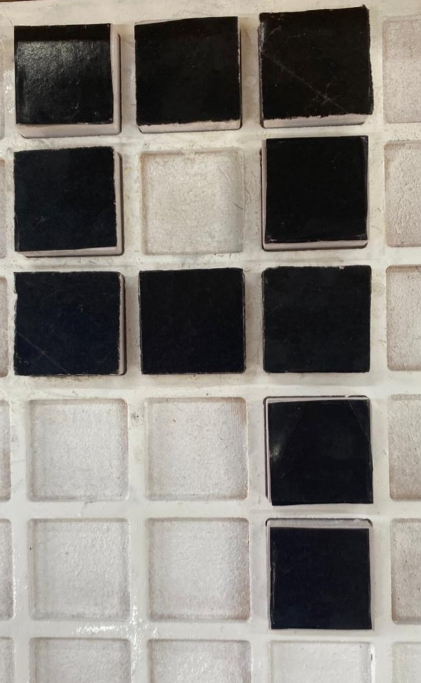
#> input picture dataset/9.png, 421 x 683 px, found by its file name
$ jupyter execute --allow-errors train.ipynb   (shell and % lines are left out)
#> lines starting #> are read from the running program, lines starting #| are printed output that depends on the picture; after the words box and inside, x2 and y2 are one past the last pixel; in counts of white or black regions, pixels touching at a corner belong together
[cell 1]
import cv2
import numpy as np

def convert_real_image_to_mnist(input_path, mnist_size=(28, 28)):
#> called with input_path = '9.png', mnist_size = (28, 28)
    image = cv2.imread(input_path)
#> image is the input picture: shape (683, 421, 3); mean B, G, R 118.5, 124.1, 128.1
    if image is None:
        print("خطأ: لا يمكن قراءة الصورة. تأكد من صحة المسار.")
        return None

    gray = cv2.cvtColor(image, cv2.COLOR_BGR2GRAY)
    _, thresh = cv2.threshold(gray, 127, 255, cv2.THRESH_BINARY_INV)
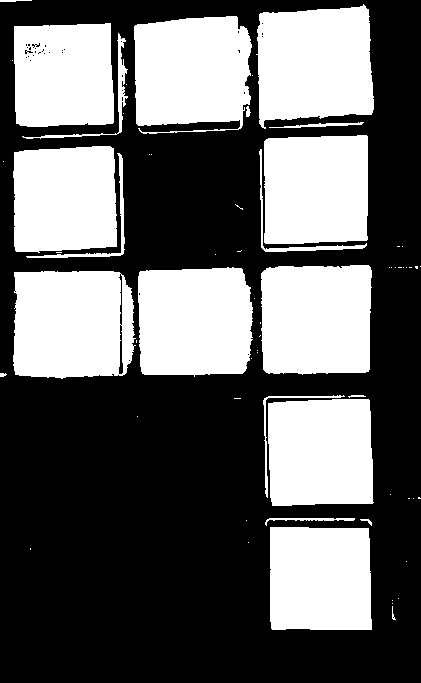
#> thresh: shape (683, 421); 39.7% white; 64 white regions (42 under 20 px), largest, box (x1, y1, x2, y2) and area: (256, 4, 374, 129) 12143, (13, 271, 136, 379) 12036, (134, 16, 252, 134) 11794
    kernel = np.ones((3, 3), np.uint8)
    cleaned = cv2.morphologyEx(thresh, cv2.MORPH_OPEN, kernel, iterations=2)
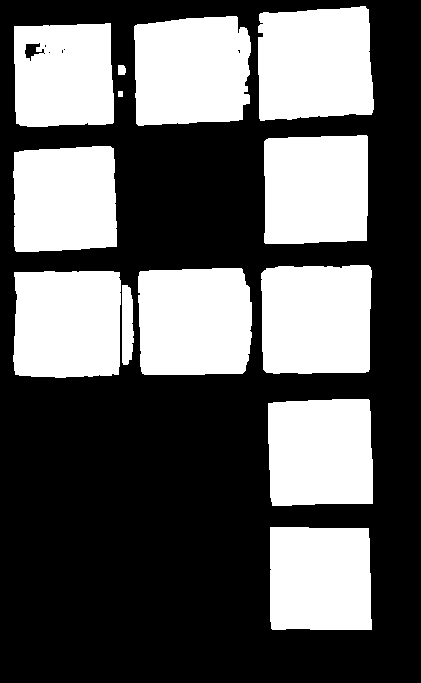
#> cleaned: shape (683, 421); 38.5% white; 13 white regions
    contours, _ = cv2.findContours(cleaned, cv2.RETR_EXTERNAL, cv2.CHAIN_APPROX_SIMPLE)
#> contours = 13 contours; largest, box (x1, y1, x2, y2) and area: (258, 6, 374, 121) 11832, (138, 268, 252, 375) 11372, (261, 265, 372, 374) 11358, (134, 16, 251, 126) 11356, (13, 271, 121, 378) 10850
    if not contours:
        print("لم يتم العثور على أي شكل في الصورة.")
        return None

    all_points = np.concatenate([c for c in contours])
#> all_points = contour of 597 points, box (x1, y1, x2, y2) (13, 6, 374, 630), area 67269
    x, y, w, h = cv2.boundingRect(all_points)
#> x = 13; y = 6; w = 361; h = 624
    cropped = cleaned[y:y+h, x:x+w]
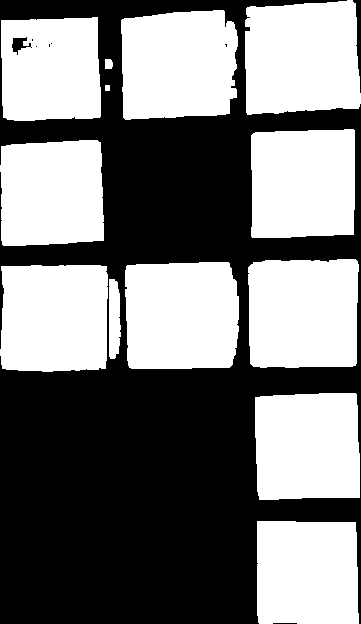
#> cropped: shape (624, 361); 49.1% white; 13 white regions, largest, box (x1, y1, x2, y2) and area: (245, 0, 361, 115) 12055, (125, 262, 239, 369) 11579, (121, 10, 238, 120) 11573
    h, w = cropped.shape
    target_dim = max(h, w)
#> target_dim = 624

    pad_vert = (target_dim - h) // 2
#> pad_vert = 0
    pad_horz = (target_dim - w) // 2
#> pad_horz = 131
    padded = cv2.copyMakeBorder(cropped, pad_vert, pad_vert, pad_horz, pad_horz, cv2.BORDER_CONSTANT, value=0)
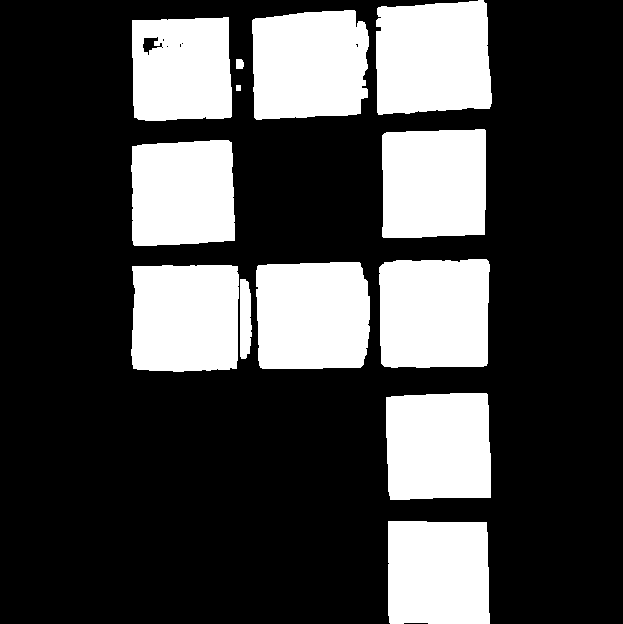
#> padded: shape (624, 623); 28.5% white; 13 white regions, largest, box (x1, y1, x2, y2) and area: (376, 0, 492, 115) 12055, (256, 262, 370, 369) 11579, (252, 10, 369, 120) 11573
    resized = cv2.resize(padded, mnist_size, interpolation=cv2.INTER_AREA)
    final_image = cv2.GaussianBlur(resized, (3, 3), 0)

    return final_image


def fill_pixel_gaps(image):
    _, binary_image = cv2.threshold(image, 127, 255, cv2.THRESH_BINARY)
#> binary_image: shape (28, 28); 31.2% white; 1 white region, box (x1, y1, x2, y2) and area: (6, 0, 22, 28) 245
    kernel = np.ones((4, 4), np.uint8)
    dilated_image = cv2.dilate(binary_image, kernel, iterations=1)
#> dilated_image: shape (28, 28); 52.9% white; 3 black regions (1 under 20 px), largest, box (x1, y1, x2, y2) and area: (0, 0, 17, 28) 241, (24, 0, 28, 28) 112
    return dilated_image


def erode_white_area(image):
    kernel = np.ones((3, 3), np.uint8)
    eroded_image = cv2.erode(image, kernel, iterations=1)
#> eroded_image: shape (28, 28); 41.6% white; 1 white region, box (x1, y1, x2, y2) and area: (6, 0, 23, 28) 326
    return eroded_image


def process_image(input_file, output_file):
    mnist_image = convert_real_image_to_mnist(input_file)
    if mnist_image is None:
        return

    processed_image = fill_pixel_gaps(mnist_image)
    final_image = erode_white_area(processed_image)
    cv2.imwrite(output_file, final_image)
    print(f"تمت معالجة الصورة بنجاح وحفظها في: {output_file}")


if __name__ == "__main__":
    input_file = '9.png'
    output_file = 'final_processed_digit.png'
    process_image(input_file, output_file)

[cell 2]
import tkinter as tk
from PIL import Image
import numpy as np
import cv2
from tensorflow import keras
import matplotlib.pyplot as plt
from tkinter.filedialog import askopenfilename

#> (the rest of this cell did not finish here and is left out)

[cell 3]
import cv2
import numpy as np

def convert_real_image_to_mnist(input_path, mnist_size=(28, 28)):
#> called with input_path = '1.png', mnist_size = (28, 28)
    image = cv2.imread(input_path)
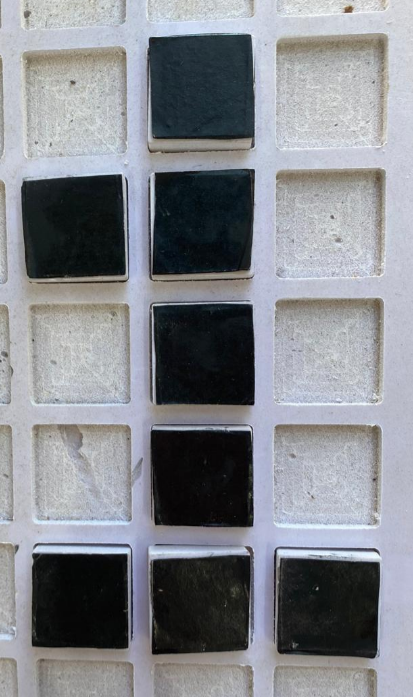
#> input picture dataset/1.png, 413 x 697 px, found by its file name
#> image is the input picture: shape (697, 413, 3); mean B, G, R 141, 135.1, 132.6
    if image is None:
        print("خطأ: لا يمكن قراءة الصورة. تأكد من صحة المسار.")
        return None

    gray = cv2.cvtColor(image, cv2.COLOR_BGR2GRAY)
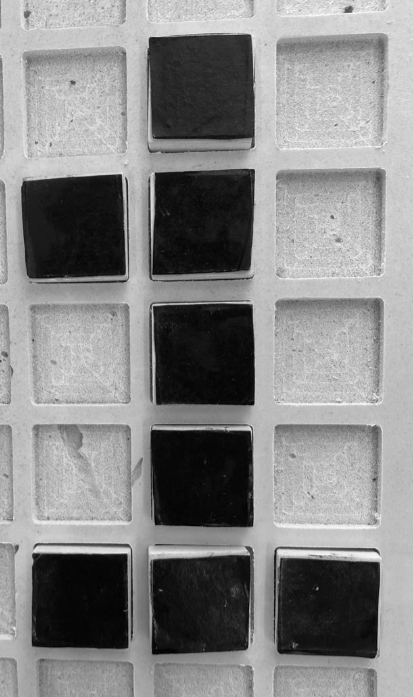
#> gray: shape (697, 413); min 1, max 250, mean 135
    _, thresh = cv2.threshold(gray, 127, 255, cv2.THRESH_BINARY_INV)
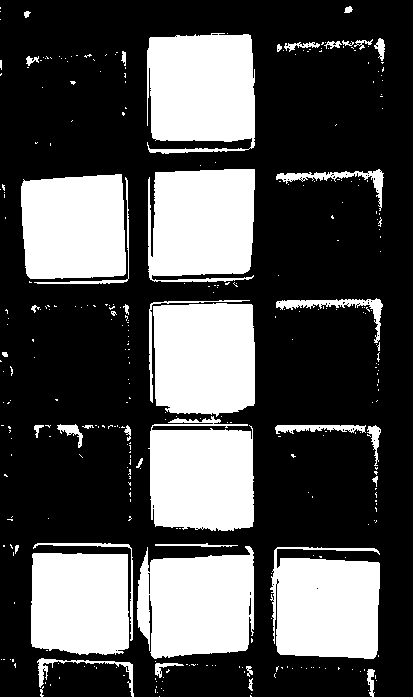
#> thresh: shape (697, 413); 31.7% white; 343 white regions (301 under 20 px), largest, box (x1, y1, x2, y2) and area: (147, 33, 255, 154) 11406, (148, 169, 255, 282) 10936, (137, 546, 254, 659) 10766
    kernel = np.ones((3, 3), np.uint8)
    cleaned = cv2.morphologyEx(thresh, cv2.MORPH_OPEN, kernel, iterations=2)
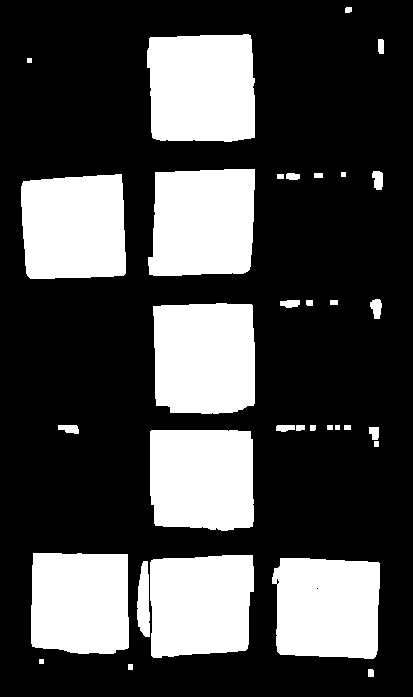
#> cleaned: shape (697, 413); 29% white; 33 white regions, largest, box (x1, y1, x2, y2) and area: (147, 34, 255, 142) 10908, (153, 303, 255, 414) 10669, (148, 169, 255, 276) 10430
    h, w = cleaned.shape
#> h = 697; w = 413
    target_dim = max(h, w)
#> target_dim = 697

    pad_vert = (target_dim - h) // 2
#> pad_vert = 0
    pad_horz = (target_dim - w) // 2
#> pad_horz = 142
    padded = cv2.copyMakeBorder(cleaned, pad_vert, pad_vert, pad_horz, pad_horz, cv2.BORDER_CONSTANT, value=0)
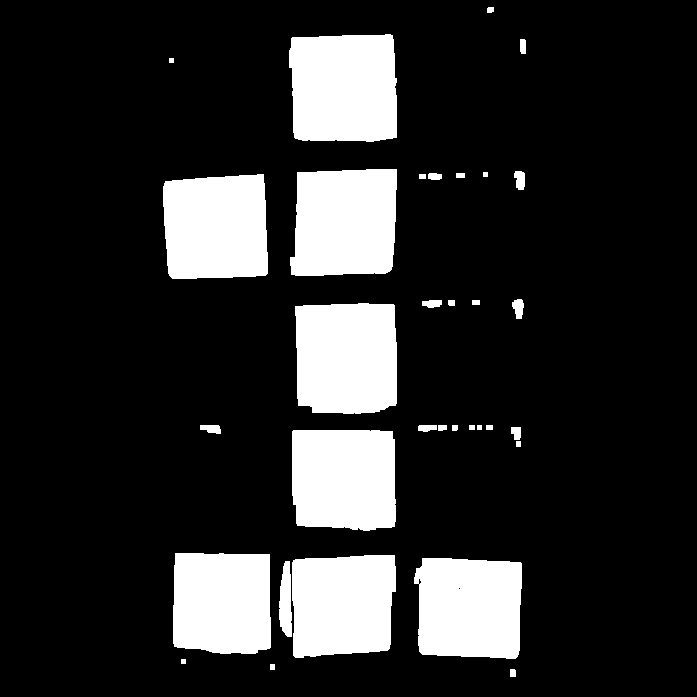
#> padded: shape (697, 697); 17.2% white; 33 white regions, largest, box (x1, y1, x2, y2) and area: (289, 34, 397, 142) 10908, (295, 303, 397, 414) 10669, (290, 169, 397, 276) 10430
    resized = cv2.resize(padded, mnist_size, interpolation=cv2.INTER_AREA)
    final_image = cv2.GaussianBlur(resized, (3, 3), 0)

    return final_image


def fill_pixel_gaps(image):
    _, binary_image = cv2.threshold(image, 127, 255, cv2.THRESH_BINARY)
#> binary_image: shape (28, 28); 16.6% white; 3 white regions (1 under 20 px), largest, box (x1, y1, x2, y2) and area: (7, 12, 21, 26) 83, (7, 7, 16, 11) 31
    kernel = np.ones((3, 3), np.uint8)
    dilated_image = cv2.dilate(binary_image, kernel, iterations=1)
#> dilated_image: shape (28, 28); 31.4% white; 1 white region, box (x1, y1, x2, y2) and area: (6, 0, 22, 27) 246
    return dilated_image


def erode_white_area(image):
    kernel = np.ones((3, 3), np.uint8)
    eroded_image = cv2.erode(image, kernel, iterations=1)
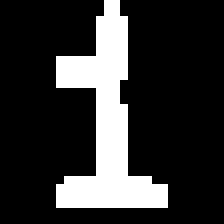
#> eroded_image: shape (28, 28) (shown 8 times larger); 19.6% white; 1 white region, box (x1, y1, x2, y2) and area: (7, 0, 21, 26) 154
    return eroded_image


def process_image(input_file, output_file):
    mnist_image = convert_real_image_to_mnist(input_file)
    if mnist_image is None:
        return

    processed_image = fill_pixel_gaps(mnist_image)
    final_image = erode_white_area(processed_image)
    cv2.imwrite(output_file, final_image)
    print(f"تمت معالجة الصورة بنجاح وحفظها في: {output_file}")


if __name__ == "__main__":
    input_file = '1.png'
    output_file = 'final_processed_digit.png'
    process_image(input_file, output_file)
